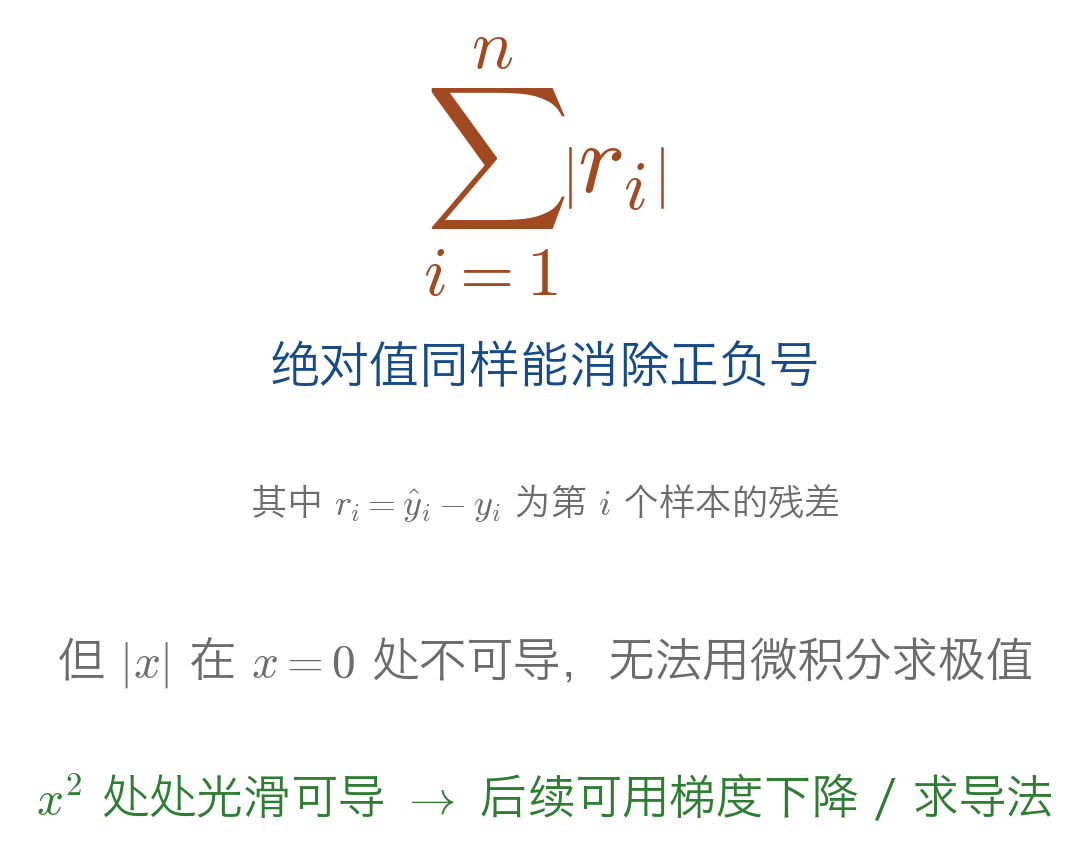

This chart was generated by the following Python code:
# 第 3 讲公式图：为什么用平方，不用绝对值？（课程风格重绘，白底）
# 页面标题由课件 h1 承担，图内不再重复标题行。
# 残差方向全章统一为预测减真实：r = ŷ − y（与第 5 页 MSE 公式、第 11 页梯度一致）。
# 数值验证：在 x = 0 处用差商对比 |x| 与 x² 的可导性
#   |x| 左差商 = −1，右差商 = +1  -> 左右不等，不可导
#   x²  左差商 = 0，右差商 = 0    -> 相等，处处可导
from pathlib import Path

import matplotlib
matplotlib.use("Agg")
import matplotlib.pyplot as plt

plt.rcParams["mathtext.fontset"] = "cm"
# 中文字体：macOS PingFang SC + 回退链（照抄 ch3-normal-eq.py）
plt.rcParams["font.sans-serif"] = ["PingFang SC", "Hiragino Sans GB", "Microsoft YaHei",
                                   "Arial Unicode MS", "DejaVu Sans"]
plt.rcParams["axes.unicode_minus"] = False

BLUE = "#174b87"    # 与课件 .equation 同色
ORANGE = "#a14a22"  # 辅橙
GRAY = "#6b6b6b"
GREEN = "#2e7d32"

# ---- 数值验证：|x| 在 0 处不可导，x² 在 0 处可导 ----
# 单侧差商（步长 h）：左 = (f(0) − f(−h))/h，右 = (f(h) − f(0))/h
# 左右差商之差 jump：|x| 恒为 2（不随 h 消失 -> 不可导）；x² = 2h（随 h→0 消失 -> 可导）
h = 1e-6
left_abs = (abs(0.0) - abs(-h)) / h        # -> -1
right_abs = (abs(h) - abs(0.0)) / h        # -> +1
jump_abs = right_abs - left_abs
left_sq = (0.0 - (-h) ** 2) / h            # -> -h
right_sq = (h ** 2 - 0.0) / h              # -> +h
jump_sq = right_sq - left_sq
assert abs(left_abs + 1) < 1e-9 and abs(right_abs - 1) < 1e-9
assert abs(jump_abs - 2.0) < 1e-9 and abs(jump_sq - 2 * h) < 1e-12
assert jump_sq < 1e-5 < jump_abs
print(f"数值验证通过: |x| 在 0 处左右差商 {left_abs} / {right_abs}，差 {jump_abs}（不可导）；"
      f"x² 左右差商 {left_sq} / {right_sq}，差仅 {jump_sq}（随 h→0 消失，可导）")

fig = plt.figure(figsize=(11, 4.2))
# 顶部公式（橙色强调，大号）
fig.text(0.5, 0.82, r"$\sum_{i=1}^{n}\left|r_i\right|$", ha="center", va="center",
         fontsize=36, color=ORANGE)
# 公式配文
fig.text(0.5, 0.58, "绝对值同样能消除正负号", ha="center", va="center",
         fontsize=18, color=BLUE)
# 残差小注
fig.text(0.5, 0.42, r"其中 $r_i = \hat{y}_i - y_i$ 为第 $i$ 个样本的残差",
         ha="center", va="center", fontsize=13, color=GRAY)
# 下部两行对比：灰（不可导）→ 绿（可导）
fig.text(0.5, 0.23, r"但 $|x|$ 在 $x=0$ 处不可导，无法用微积分求极值",
         ha="center", va="center", fontsize=17, color=GRAY)
fig.text(0.5, 0.07, r"$x^2$ 处处光滑可导 $\rightarrow$ 后续可用梯度下降 / 求导法",
         ha="center", va="center", fontsize=17, color=GREEN, weight="bold")

out = Path(__file__).with_name("eq-abs-vs-sq.png")
fig.savefig(out, dpi=200, facecolor="white", bbox_inches="tight", pad_inches=0.18)
print("saved:", out)
